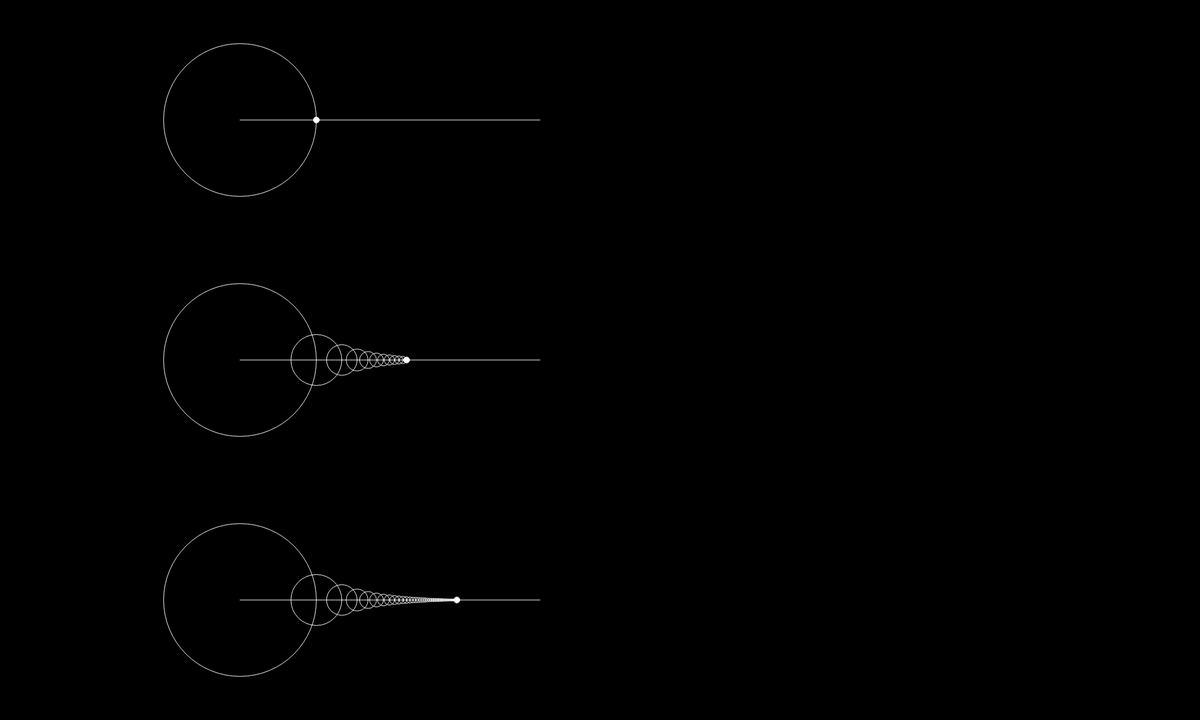
Frame 1 (no input)
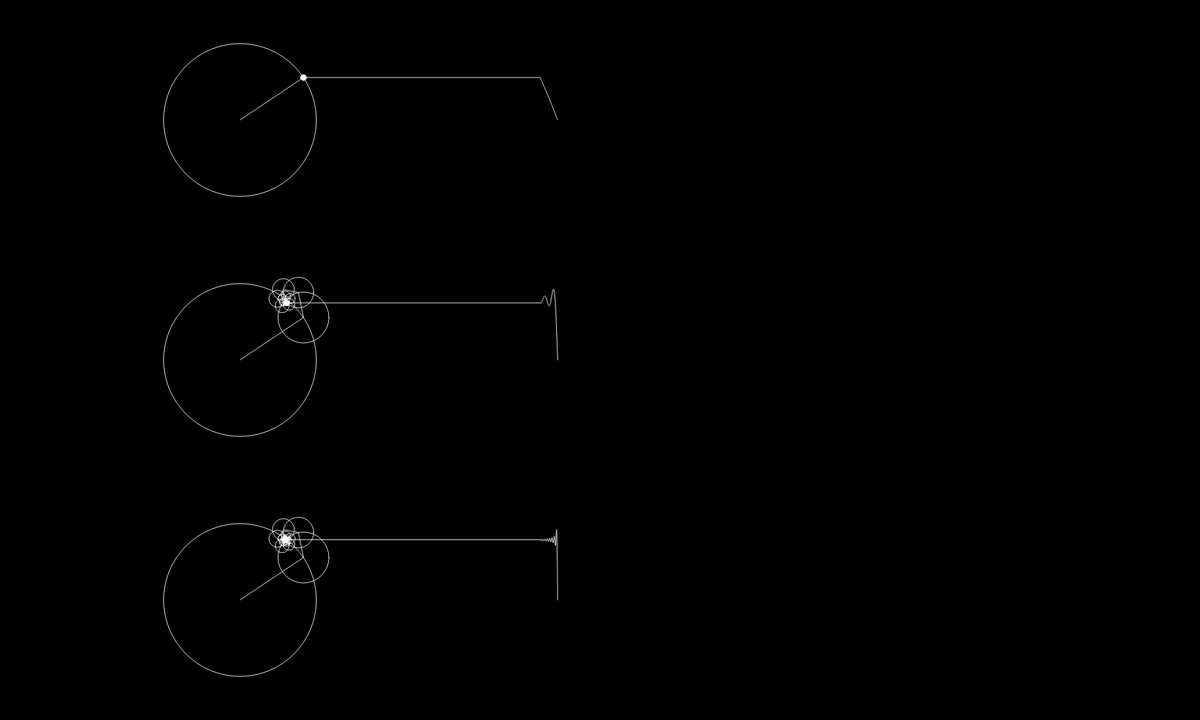
Frame 60 (no input)
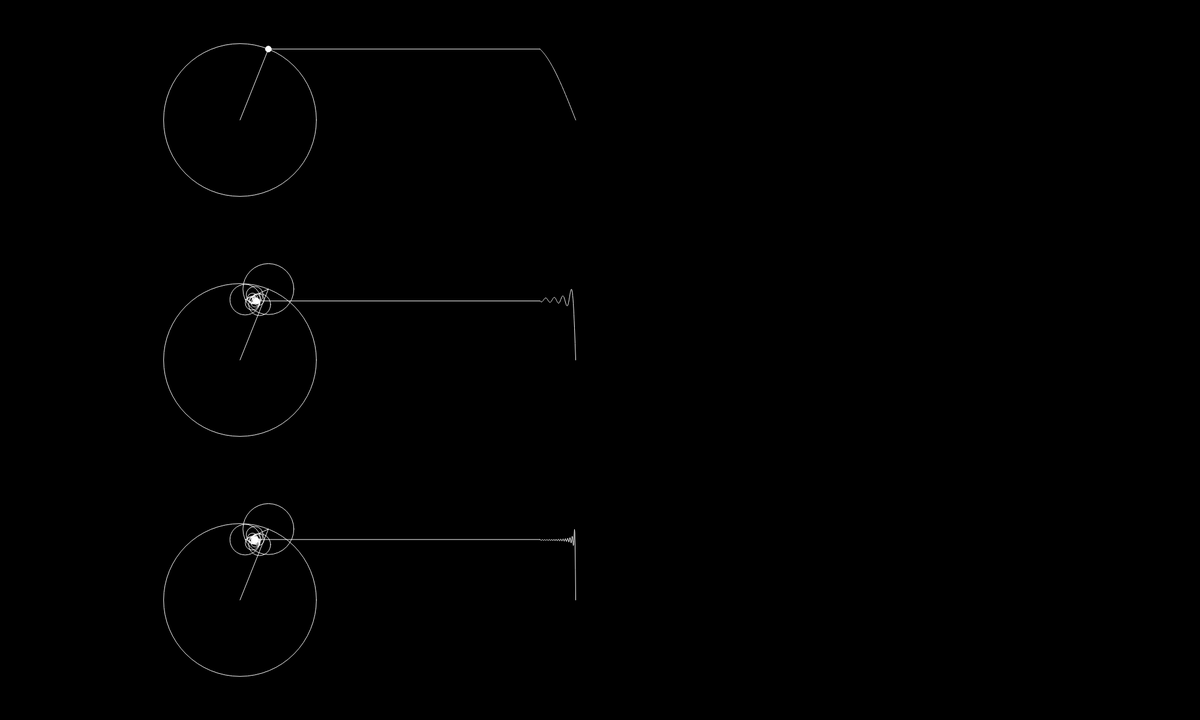
Frame 120 (the mouse pressed at the canvas centre since frame 60)

The p5.js sketch that drew these frames (run headless with seeded random() and noise() and a simulated clock; from frame 60 on, the mouse is pressed at the canvas centre):

// p5.js sketch
// ── sketch.js
let time = 0;
let wave = [];

let xScale = 0.5;
let yScale = 1;
let xOffset = 500;

let drawing;

function setup(){
    createCanvas(2000, 1200);
    wave[0] = [];
    wave[1] = [];
    wave[2] = [];
}

function fourierCircles(time, radius, x, y, iteration, maxIterations){
    if ( iteration == maxIterations ){
        wave[drawing].unshift(y);

        fill(255);
        ellipse(x, y, 10);
        line(x, y, xOffset, y);
    }
    else {
        let coef = 2 * iteration + 1;
        let xNext = x + radius * (4/(coef * PI)) * cos(coef * time);
        let yNext = y + radius * (4/(coef * PI)) * sin(coef * time);

        line(x, y, xNext, yNext);
        ellipse(x, y, 2 * radius * (4/(coef * PI)));


        fourierCircles(time, radius, xNext, yNext, iteration + 1, maxIterations);
    }
}

function draw(){
    background(0);
    translate(400, 200);

    let radius = 100;

    for (drawing = 0 ; drawing < 3 ; drawing ++){
        stroke(255);
        noFill();
        fourierCircles(time, radius, 0, 0, 0, 1 + 10 * drawing * drawing);

        beginShape();
        noFill();
        for (let i = 0 ; i < 1000 ; i++){
            vertex(i * xScale + xOffset, wave[drawing][i] * yScale);
        }
        endShape();
        
        translate(0, 4 * radius);
    } 

    time -= 0.01;
}
